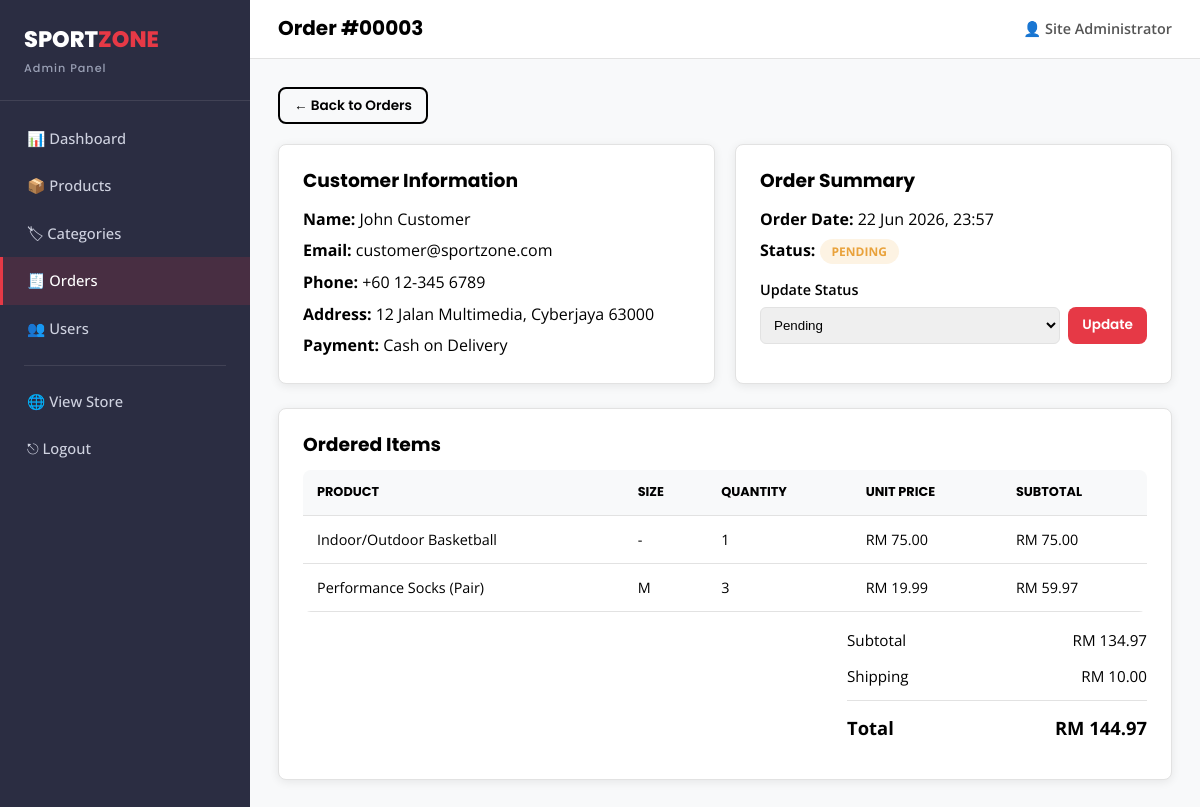
Page /admin/order-details.php?id=3 (signed in) on the committed database.
### tables this page shows
CREATE TABLE orders (
    order_id        INT AUTO_INCREMENT PRIMARY KEY,
    user_id         INT NOT NULL,
    full_name       VARCHAR(100) NOT NULL,
    phone           VARCHAR(20) NOT NULL,
    address         VARCHAR(255) NOT NULL,
    city            VARCHAR(50) NOT NULL,
    postal_code     VARCHAR(20) NOT NULL,
    payment_method  ENUM('cod','card') NOT NULL DEFAULT 'cod',
    subtotal        DECIMAL(10,2) NOT NULL,
    shipping_fee    DECIMAL(10,2) NOT NULL DEFAULT 0,
    discount_code   VARCHAR(30) DEFAULT NULL,
    discount_amount DECIMAL(10,2) NOT NULL DEFAULT 0,
    total           DECIMAL(10,2) NOT NULL,
    status          ENUM('Pending','Processing','Delivered','Cancelled') NOT NULL DEFAULT 'Pending',
    created_at      TIMESTAMP DEFAULT CURRENT_TIMESTAMP,
    FOREIGN KEY (user_id) REFERENCES users(user_id) ON DELETE CASCADE
);

CREATE TABLE users (
    user_id      INT AUTO_INCREMENT PRIMARY KEY,
    full_name    VARCHAR(100) NOT NULL,
    email        VARCHAR(100) NOT NULL UNIQUE,
    password     VARCHAR(255) NOT NULL,
    phone        VARCHAR(20)  DEFAULT NULL,
    address      VARCHAR(255) DEFAULT NULL,
    role         ENUM('customer','admin') NOT NULL DEFAULT 'customer',
    status       ENUM('active','inactive') NOT NULL DEFAULT 'active',
    created_at   TIMESTAMP DEFAULT CURRENT_TIMESTAMP
);

CREATE TABLE order_items (
    order_item_id  INT AUTO_INCREMENT PRIMARY KEY,
    order_id       INT NOT NULL,
    product_id     INT DEFAULT NULL,
    product_name   VARCHAR(150) NOT NULL,
    size           VARCHAR(10) DEFAULT NULL,
    quantity       INT NOT NULL,
    price          DECIMAL(10,2) NOT NULL,
    FOREIGN KEY (order_id)   REFERENCES orders(order_id) ON DELETE CASCADE,
    FOREIGN KEY (product_id) REFERENCES products(product_id) ON DELETE SET NULL
);

### includes/functions.php (called while the page is built, shortened)
<?php
function sanitize($data) {
    return htmlspecialchars(trim($data), ENT_QUOTES, 'UTF-8');
}
function money($amount) {
    return CURRENCY . ' ' . number_format((float) $amount, 2);
}

### admin/order-details.php (the view, shortened to what this page needs)
<?php
require_once __DIR__ . '/../includes/db_connect.php';
require_once __DIR__ . '/../includes/functions.php';
$id = (int) ($_GET['id'] ?? 0);
$stmt = $conn->prepare("SELECT o.*, u.email FROM orders o JOIN users u ON o.user_id = u.user_id WHERE o.order_id = ?");
$stmt->bind_param("i", $id);
$stmt->execute();
$order = $stmt->get_result()->fetch_assoc();
$istmt = $conn->prepare("SELECT * FROM order_items WHERE order_id = ?");
$istmt->bind_param("i", $id);
$istmt->execute();
$items = $istmt->get_result();
$page_title = 'Order #' . str_pad($order['order_id'], 5, '0', STR_PAD_LEFT);
include __DIR__ . '/includes/admin_header.php';
?>
<a href="<?= BASE_URL ?>admin/orders.php" class="btn btn-outline btn-sm mb-2">&larr; Back to Orders</a>
<div class="admin-grid-2">
    <div class="panel">
        <h3 style="margin-bottom:14px;">Customer Information</h3>
        <p style="margin-bottom:6px;"><strong>Name:</strong> <?= sanitize($order['full_name']) ?></p>
        <p style="margin-bottom:6px;"><strong>Email:</strong> <?= sanitize($order['email']) ?></p>
        <p style="margin-bottom:6px;"><strong>Phone:</strong> <?= sanitize($order['phone']) ?></p>
        <p style="margin-bottom:6px;"><strong>Address:</strong> <?= sanitize($order['address']) ?>, <?= sanitize($order['city']) ?> <?= sanitize($order['postal_code']) ?></p>
        <p><strong>Payment:</strong> <?= $order['payment_method'] === 'cod' ? 'Cash on Delivery' : 'Credit/Debit Card' ?></p>
    </div>
    <div class="panel">
        <h3 style="margin-bottom:14px;">Order Summary</h3>
        <p style="margin-bottom:6px;"><strong>Order Date:</strong> <?= date('d M Y, H:i', strtotime($order['created_at'])) ?></p>
        <p style="margin-bottom:6px;"><strong>Status:</strong> <span class="status-badge status-<?= strtolower($order['status']) ?>"><?= sanitize($order['status']) ?></span></p>
        <form method="POST" action="orders.php" style="margin-top:14px;">
            <label style="font-weight:600; font-size:0.9rem; display:block; margin-bottom:6px;">Update Status</label>
            <div style="display:flex; gap:8px;">
                <select name="status" style="flex:1; padding:9px; border:1px solid var(--color-border); border-radius:6px;">
                    <?php foreach (['Pending', 'Processing', 'Delivered', 'Cancelled'] as $s): ?>
                        <option value="<?= $s ?>" <?= $order['status'] === $s ? 'selected' : '' ?>><?= $s ?></option>
                    <?php endforeach; ?>
                </select>
                <button type="submit" class="btn btn-primary btn-sm">Update</button>
            </div>
        </form>
    </div>
</div>
<div class="panel">
    <h3 style="margin-bottom:14px;">Ordered Items</h3>
    <div class="table-wrap" style="border:none;">
        <table class="data-table">
            <thead><tr><th>Product</th><th>Size</th><th>Quantity</th><th>Unit Price</th><th>Subtotal</th></tr></thead>
            <tbody>
            <?php while ($it = $items->fetch_assoc()): ?>
                <tr>
                    <td><?= sanitize($it['product_name']) ?></td>
                    <td><?= $it['size'] ? sanitize($it['size']) : '-' ?></td>
                    <td><?= $it['quantity'] ?></td>
                    <td><?= money($it['price']) ?></td>
                    <td><?= money($it['price'] * $it['quantity']) ?></td>
                </tr>
            <?php endwhile; ?>
            </tbody>
        </table>
    </div>
    <div style="max-width:300px; margin-left:auto; margin-top:16px;">
        <div class="summary-row"><span>Subtotal</span><span><?= money($order['subtotal']) ?></span></div>
        <div class="summary-row"><span>Shipping</span><span><?= money($order['shipping_fee']) ?></span></div>
        <div class="summary-row total"><span>Total</span><span><?= money($order['total']) ?></span></div>
    </div>
</div>
<?php include __DIR__ . '/includes/admin_footer.php'; ?>

### admin/includes/admin_header.php (shortened to what this page needs)
<?php
$admin_name = $_SESSION['full_name'] ?? 'Admin';
$current = basename($_SERVER['PHP_SELF']);
?>
<!DOCTYPE html>
<html lang="en">
<head>
    <link rel="stylesheet" href="<?= BASE_URL ?>assets/css/style.css">
    <link rel="stylesheet" href="<?= BASE_URL ?>assets/css/admin.css">
</head>
<body class="admin-body">
<div class="admin-wrap">
    <aside class="admin-sidebar" id="adminSidebar">
        <div class="admin-logo">SPORT<span>ZONE</span><small>Admin Panel</small></div>
        <nav>
            <ul>
                <li><a href="<?= BASE_URL ?>admin/dashboard.php" class="<?= $current === 'dashboard.php' ? 'active' : '' ?>">📊 Dashboard</a></li>
                <li><a href="<?= BASE_URL ?>admin/products.php" class="<?= in_array($current, ['products.php','product-form.php']) ? 'active' : '' ?>">📦 Products</a></li>
                <li><a href="<?= BASE_URL ?>admin/categories.php" class="<?= $current === 'categories.php' ? 'active' : '' ?>">🏷 Categories</a></li>
                <li><a href="<?= BASE_URL ?>admin/orders.php" class="<?= in_array($current, ['orders.php','order-details.php']) ? 'active' : '' ?>">🧾 Orders</a></li>
                <li><a href="<?= BASE_URL ?>admin/users.php" class="<?= $current === 'users.php' ? 'active' : '' ?>">👥 Users</a></li>
                <li class="divider"></li>
                <li><a href="<?= BASE_URL ?>index.php">🌐 View Store</a></li>
                <li><a href="<?= BASE_URL ?>logout.php">⎋ Logout</a></li>
            </ul>
        </nav>
    </aside>
    <div class="admin-main">
        <header class="admin-topbar">
            <h1><?= isset($page_title) ? sanitize($page_title) : 'Dashboard' ?></h1>
            <div class="admin-user">
                <span>👤 <?= sanitize($admin_name) ?></span>
            </div>
        </header>
        <main class="admin-content">

### assets/css/style.css (style rules this page uses)
:root { --color-primary: #000000; --color-white: #ffffff; --color-accent: #E63946; --color-accent-dark: #c92a37; --color-secondary: #2B2D42; --color-bg-light: #F8F9FA; --color-border: #e2e2e2; --color-success: #2a9d57; --color-warning: #e9a23b; --color-danger: #d9363e; --font-heading: 'Poppins', sans-serif; --font-body: 'Open Sans', sans-serif; --radius: 8px; --shadow: 0 2px 10px rgba(0,0,0,0.08); --shadow-hover: 0 8px 20px rgba(0,0,0,0.15); --transition: all 0.2s ease-in-out; }
* { margin: 0; padding: 0; box-sizing: border-box; }
html { scroll-behavior: smooth; }
body { font-family: var(--font-body); color: var(--color-primary); background: var(--color-white); line-height: 1.6; }
h1, h2, h3, h4, h5 { font-family: var(--font-heading); font-weight: 700; line-height: 1.25; }
a { text-decoration: none; color: inherit; }
ul { list-style: none; }
button { font-family: var(--font-body); cursor: pointer; border: none; }
.btn { display: inline-block; padding: 12px 28px; border-radius: var(--radius); font-family: var(--font-heading); font-weight: 600; font-size: 0.95rem; transition: var(--transition); text-align: center; }
.btn-primary { background: var(--color-accent); color: var(--color-white); }
.btn-outline { background: transparent; border: 2px solid var(--color-primary); color: var(--color-primary); }
.btn-sm { padding: 6px 14px; font-size: 0.85rem; }
.data-table { width: 100%; border-collapse: collapse; background: var(--color-white); }
.data-table th, .data-table td { padding: 12px 14px; text-align: left; border-bottom: 1px solid var(--color-border); font-size: 0.9rem; }
.data-table th { background: var(--color-bg-light); font-family: var(--font-heading); font-size: 0.8rem; text-transform: uppercase; }
.status-badge { padding: 4px 12px; border-radius: 20px; font-size: 0.75rem; font-weight: 700; text-transform: uppercase; }
.status-pending { background: #fdf3e3; color: var(--color-warning); }
.mb-2 { margin-bottom: 20px; }
.panel { background: var(--color-white); border: 1px solid var(--color-border); border-radius: var(--radius); padding: 24px; margin-bottom: 24px; box-shadow: var(--shadow); }
.table-wrap { overflow-x: auto; border-radius: var(--radius); border: 1px solid var(--color-border); }
.summary-row { display: flex; justify-content: space-between; margin-bottom: 12px; font-size: 0.95rem; }
.summary-row.total { font-weight: 700; font-size: 1.15rem; border-top: 1px solid var(--color-border); padding-top: 12px; margin-top: 4px; }

### assets/css/admin.css (style rules this page uses)
.admin-body { background: var(--color-bg-light); }
.admin-wrap { display: flex; min-height: 100vh; }
.admin-sidebar { width: 250px; background: var(--color-secondary); color: #cfd2e0; flex-shrink: 0; position: fixed; top: 0; bottom: 0; left: 0; overflow-y: auto; z-index: 200; }
.admin-logo { font-family: var(--font-heading); font-weight: 800; font-size: 1.4rem; color: #fff; padding: 22px 24px; border-bottom: 1px solid rgba(255,255,255,0.1); }
.admin-logo span { color: var(--color-accent); }
.admin-logo small { display: block; font-size: 0.7rem; font-weight: 500; color: #9aa0b5; letter-spacing: 1px; margin-top: 2px; }
.admin-sidebar nav ul { padding: 14px 0; }
.admin-sidebar nav a { display: block; padding: 12px 24px; color: #cfd2e0; font-size: 0.92rem; font-weight: 500; border-left: 3px solid transparent; transition: var(--transition); }
.admin-sidebar nav a.active { background: rgba(230,57,70,0.15); color: #fff; border-left-color: var(--color-accent); }
.admin-sidebar .divider { height: 1px; background: rgba(255,255,255,0.1); margin: 12px 24px; }
.admin-main { flex: 1; margin-left: 250px; display: flex; flex-direction: column; }
.admin-topbar { background: var(--color-white); border-bottom: 1px solid var(--color-border); padding: 16px 28px; display: flex; align-items: center; justify-content: space-between; position: sticky; top: 0; z-index: 100; }
.admin-topbar h1 { font-size: 1.25rem; }
.admin-user span { font-size: 0.9rem; font-weight: 600; color: #555; }
.admin-content { padding: 28px; flex: 1; }
.admin-grid-2 { display: grid; grid-template-columns: 1fr 1fr; gap: 20px; }

### rows in the picture
orders: order_id "Order #00003", full_name "John Customer", user.email "customer@sportzone.com", phone "+60 12-345 6789", address "12 Jalan Multimedia", city "Cyberjaya", postal_code "63000", created_at "22 Jun 2026, 23:57", status "PENDING", status "Pending", subtotal "RM 134.97", shipping_fee "RM 10.00", total "RM 144.97"
order_items: product_name "Indoor/Outdoor Basketball", quantity "1", price "RM 75.00", money($it['price'] * $it['quantity']) "RM 75.00"
order_items: product_name "Performance Socks (Pair)", size "M", quantity "3", price "RM 19.99", money($it['price'] * $it['quantity']) "RM 59.97"

### other values in the picture
$admin_name "Site Administrator"
